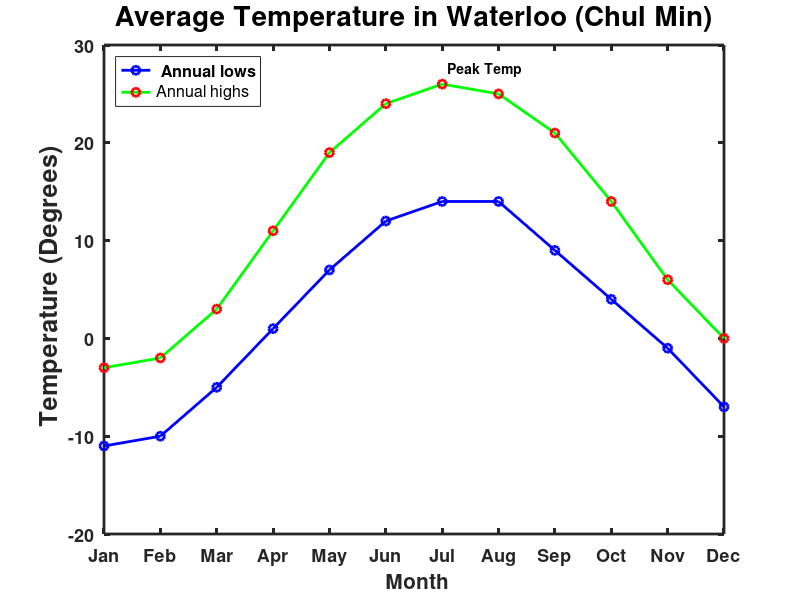

Here is the MATLAB script that generated this plot:
load mod08_data

avg_low = mod08_data(:,1);
avg_high = mod08_data(:,2);

figure(1);

plot(1:12,avg_low, '-bo', ...
    'LineWidth', 2, ...
    'MarkerSize', 6, ...
    'MarkerEdgeColor', 'b'); hold on;

plot(1:12,avg_high, '-go', ...
    'LineWidth', 2, ...
    'MarkerSize', 6, ...
    'MarkerEdgeColor', 'r')

[~, I] = max(avg_high);

text(I+0.1, avg_high(I)+1.5, 'Peak Temp', ...
    'FontSize' , 10, ...
    'FontWeight', 'bold', ... 
    'HorizontalAlignment', 'left'); hold off;

xlim([1 12]);
xticks(1:12);
xticklabels({'Jan', 'Feb', 'Mar', 'Apr', 'May', 'Jun', 'Jul', 'Aug', 'Sep', 'Oct', 'Nov', 'Dec'});

legend('\bf Annual lows', 'Annual highs',  'Location', 'northwest', 'FontSize', 15);
set(gca, 'Fontsize', 13, 'FontWeight', 'bold');
set(gca, 'LineWidth', 2);
set(gcf, 'Position', [100 100 1000 600]);

xlabel('\bf Month', 'fontsize', 15);
ylabel('\bf Temperature (Degrees)', 'fontsize', 18);
title('Average Temperature in Waterloo (Chul Min)', 'fontsize', 20);
